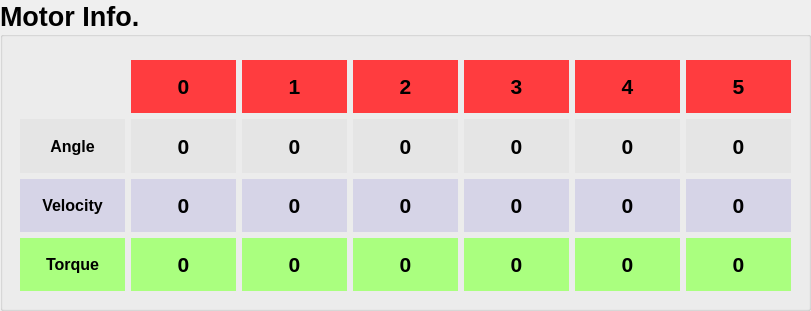
    <widget class="QGroupBox" name="GroupBox_MotorInfo">
     <property name="geometry">
      <rect>
       <x>20</x>
       <y>20</y>
       <width>811</width>
       <height>311</height>
      </rect>
     </property>
     <property name="font">
      <font>
       <pointsize>20</pointsize>
       <weight>75</weight>
       <bold>true</bold>
      </font>
     </property>
     <property name="title">
      <string>Motor Info.</string>
     </property>
     <widget class="QWidget" name="gridLayoutWidget">
      <property name="geometry">
       <rect>
        <x>20</x>
        <y>60</y>
        <width>771</width>
        <height>231</height>
       </rect>
      </property>
      <layout class="QGridLayout" name="gridLayout">
       <item row="3" column="4">
        <widget class="QLabel" name="May_label_torque_3">
         <property name="font">
          <font>
           <pointsize>16</pointsize>
           <weight>75</weight>
           <bold>true</bold>
          </font>
         </property>
         <property name="styleSheet">
          <string notr="true">background-color: rgb(170, 255, 127);</string>
         </property>
         <property name="text">
          <string>0</string>
         </property>
         <property name="alignment">
          <set>Qt::AlignCenter</set>
         </property>
        </widget>
       </item>
       <item row="2" column="4">
        <widget class="QLabel" name="May_label_velocity_3">
         <property name="font">
          <font>
           <pointsize>16</pointsize>
           <weight>75</weight>
           <bold>true</bold>
          </font>
         </property>
         <property name="styleSheet">
          <string notr="true">background-color: rgb(214, 212, 231)</string>
         </property>
         <property name="text">
          <string>0</string>
         </property>
         <property name="alignment">
          <set>Qt::AlignCenter</set>
         </property>
        </widget>
       </item>
       <item row="0" column="4">
        <widget class="QLabel" name="May_label_ID_3">
         <property name="font">
          <font>
           <pointsize>16</pointsize>
           <weight>75</weight>
           <bold>true</bold>
          </font>
         </property>
         <property name="styleSheet">
          <string notr="true">background-color :rgb(255, 60, 63)</string>
         </property>
         <property name="text">
          <string>3</string>
         </property>
         <property name="alignment">
          <set>Qt::AlignCenter</set>
         </property>
        </widget>
       </item>
       <item row="2" column="3">
        <widget class="QLabel" name="May_label_velocity_2">
         <property name="font">
          <font>
           <pointsize>16</pointsize>
           <weight>75</weight>
           <bold>true</bold>
          </font>
         </property>
         <property name="styleSheet">
          <string notr="true">background-color: rgb(214, 212, 231)</string>
         </property>
         <property name="text">
          <string>0</string>
         </property>
         <property name="alignment">
          <set>Qt::AlignCenter</set>
         </property>
        </widget>
       </item>
       <item row="0" column="2">
        <widget class="QLabel" name="May_label_ID_1">
         <property name="font">
          <font>
           <pointsize>16</pointsize>
           <weight>75</weight>
           <bold>true</bold>
          </font>
         </property>
         <property name="styleSheet">
          <string notr="true">background-color :rgb(255, 60, 63)</string>
         </property>
         <property name="text">
          <string>1</string>
         </property>
         <property name="alignment">
          <set>Qt::AlignCenter</set>
         </property>
        </widget>
       </item>
       <item row="0" column="3">
        <widget class="QLabel" name="May_label_ID_2">
         <property name="font">
          <font>
           <pointsize>16</pointsize>
           <weight>75</weight>
           <bold>true</bold>
          </font>
         </property>
         <property name="styleSheet">
          <string notr="true">background-color :rgb(255, 60, 63)</string>
         </property>
         <property name="text">
          <string>2</string>
         </property>
         <property name="alignment">
          <set>Qt::AlignCenter</set>
         </property>
        </widget>
       </item>
       <item row="3" column="3">
        <widget class="QLabel" name="May_label_torque_2">
         <property name="font">
          <font>
           <pointsize>16</pointsize>
           <weight>75</weight>
           <bold>true</bold>
          </font>
         </property>
         <property name="styleSheet">
          <string notr="true">background-color: rgb(170, 255, 127);</string>
         </property>
         <property name="text">
          <string>0</string>
         </property>
         <property name="alignment">
          <set>Qt::AlignCenter</set>
         </property>
        </widget>
       </item>
       <item row="2" column="5">
        <widget class="QLabel" name="May_label_velocity_4">
         <property name="font">
          <font>
           <pointsize>16</pointsize>
           <weight>75</weight>
           <bold>true</bold>
          </font>
         </property>
         <property name="styleSheet">
          <string notr="true">background-color: rgb(214, 212, 231)</string>
         </property>
         <property name="text">
          <string>0</string>
         </property>
         <property name="alignment">
          <set>Qt::AlignCenter</set>
         </property>
        </widget>
       </item>
       <item row="1" column="3">
        <widget class="QLabel" name="May_label_angle_2">
         <property name="font">
          <font>
           <pointsize>16</pointsize>
           <weight>75</weight>
           <bold>true</bold>
          </font>
         </property>
         <property name="styleSheet">
          <string notr="true">background-color: rgb(229, 229, 229)</string>
         </property>
         <property name="text">
          <string>0</string>
         </property>
         <property name="alignment">
          <set>Qt::AlignCenter</set>
         </property>
        </widget>
       </item>
       <item row="3" column="1">
        <widget class="QLabel" name="May_label_torque_0">
         <property name="font">
          <font>
           <pointsize>16</pointsize>
           <weight>75</weight>
           <bold>true</bold>
          </font>
         </property>
         <property name="styleSheet">
          <string notr="true">background-color: rgb(170, 255, 127);</string>
         </property>
         <property name="text">
          <string>0</string>
         </property>
         <property name="alignment">
          <set>Qt::AlignCenter</set>
         </property>
        </widget>
       </item>
       <item row="1" column="1">
        <widget class="QLabel" name="May_label_angle_0">
         <property name="font">
          <font>
           <pointsize>16</pointsize>
           <weight>75</weight>
           <bold>true</bold>
          </font>
         </property>
         <property name="styleSheet">
          <string notr="true">background-color: rgb(229, 229, 229)</string>
         </property>
         <property name="text">
          <string>0</string>
         </property>
         <property name="alignment">
          <set>Qt::AlignCenter</set>
         </property>
        </widget>
       </item>
       <item row="2" column="6">
        <widget class="QLabel" name="May_label_velocity_5">
         <property name="font">
          <font>
           <pointsize>16</pointsize>
           <weight>75</weight>
           <bold>true</bold>
          </font>
         </property>
         <property name="styleSheet">
          <string notr="true">background-color: rgb(214, 212, 231)</string>
         </property>
         <property name="text">
          <string>0</string>
         </property>
         <property name="alignment">
          <set>Qt::AlignCenter</set>
         </property>
        </widget>
       </item>
       <item row="0" column="1">
        <widget class="QLabel" name="May_label_ID_0">
         <property name="font">
          <font>
           <pointsize>16</pointsize>
           <weight>75</weight>
           <bold>true</bold>
          </font>
         </property>
         <property name="styleSheet">
          <string notr="true">background-color :rgb(255, 60, 63)</string>
         </property>
         <property name="text">
          <string>0</string>
         </property>
         <property name="alignment">
          <set>Qt::AlignCenter</set>
         </property>
        </widget>
       </item>
       <item row="1" column="6">
        <widget class="QLabel" name="May_label_angle_5">
         <property name="font">
          <font>
           <pointsize>16</pointsize>
           <weight>75</weight>
           <bold>true</bold>
          </font>
         </property>
         <property name="styleSheet">
          <string notr="true">background-color: rgb(229, 229, 229)</string>
         </property>
         <property name="text">
          <string>0</string>
         </property>
         <property name="alignment">
          <set>Qt::AlignCenter</set>
         </property>
        </widget>
       </item>
       <item row="1" column="0">
        <widget class="QLabel" name="May_label_title_angle">
         <property name="font">
          <font>
           <pointsize>12</pointsize>
           <weight>75</weight>
           <bold>true</bold>
          </font>
         </property>
         <property name="styleSheet">
          <string notr="true">background-color: rgb(229, 229, 229)</string>
         </property>
         <property name="text">
          <string>Angle</string>
         </property>
         <property name="alignment">
          <set>Qt::AlignCenter</set>
         </property>
        </widget>
       </item>
       <item row="0" column="6">
        <widget class="QLabel" name="May_label_ID_5">
         <property name="font">
          <font>
           <pointsize>16</pointsize>
           <weight>75</weight>
           <bold>true</bold>
          </font>
         </property>
         <property name="styleSheet">
          <string notr="true">background-color :rgb(255, 60, 63)</string>
         </property>
         <property name="text">
          <string>5</string>
         </property>
         <property name="alignment">
          <set>Qt::AlignCenter</set>
         </property>
        </widget>
       </item>
       <item row="1" column="4">
        <widget class="QLabel" name="May_label_angle_3">
         <property name="font">
          <font>
           <pointsize>16</pointsize>
           <weight>75</weight>
           <bold>true</bold>
          </font>
         </property>
         <property name="styleSheet">
          <string notr="true">background-color: rgb(229, 229, 229)</string>
         </property>
         <property name="text">
          <string>0</string>
         </property>
         <property name="alignment">
          <set>Qt::AlignCenter</set>
         </property>
        </widget>
       </item>
       <item row="3" column="5">
        <widget class="QLabel" name="May_label_torque_4">
         <property name="font">
          <font>
           <pointsize>16</pointsize>
           <weight>75</weight>
           <bold>true</bold>
          </font>
         </property>
         <property name="styleSheet">
          <string notr="true">background-color: rgb(170, 255, 127);</string>
         </property>
         <property name="text">
          <string>0</string>
         </property>
         <property name="alignment">
          <set>Qt::AlignCenter</set>
         </property>
        </widget>
       </item>
       <item row="1" column="2">
        <widget class="QLabel" name="May_label_angle_1">
         <property name="font">
          <font>
           <pointsize>16</pointsize>
           <weight>75</weight>
           <bold>true</bold>
          </font>
         </property>
         <property name="styleSheet">
          <string notr="true">background-color: rgb(229, 229, 229)</string>
         </property>
         <property name="text">
          <string>0</string>
         </property>
         <property name="alignment">
          <set>Qt::AlignCenter</set>
         </property>
        </widget>
       </item>
       <item row="2" column="1">
        <widget class="QLabel" name="May_label_velocity_0">
         <property name="font">
          <font>
           <pointsize>16</pointsize>
           <weight>75</weight>
           <bold>true</bold>
          </font>
         </property>
         <property name="styleSheet">
          <string notr="true">background-color: rgb(214, 212, 231)</string>
         </property>
         <property name="text">
          <string>0</string>
         </property>
         <property name="alignment">
          <set>Qt::AlignCenter</set>
         </property>
        </widget>
       </item>
       <item row="2" column="2">
        <widget class="QLabel" name="May_label_velocity_1">
         <property name="font">
          <font>
           <pointsize>16</pointsize>
           <weight>75</weight>
           <bold>true</bold>
          </font>
         </property>
         <property name="styleSheet">
          <string notr="true">background-color: rgb(214, 212, 231)</string>
         </property>
         <property name="text">
          <string>0</string>
         </property>
         <property name="alignment">
          <set>Qt::AlignCenter</set>
         </property>
        </widget>
       </item>
       <item row="3" column="2">
        <widget class="QLabel" name="May_label_torque_1">
         <property name="font">
          <font>
           <pointsize>16</pointsize>
           <weight>75</weight>
           <bold>true</bold>
          </font>
         </property>
         <property name="styleSheet">
          <string notr="true">background-color: rgb(170, 255, 127);</string>
         </property>
         <property name="text">
          <string>0</string>
         </property>
         <property name="alignment">
          <set>Qt::AlignCenter</set>
         </property>
        </widget>
       </item>
       <item row="1" column="5">
        <widget class="QLabel" name="May_label_angle_4">
         <property name="font">
          <font>
           <pointsize>16</pointsize>
           <weight>75</weight>
           <bold>true</bold>
          </font>
         </property>
         <property name="styleSheet">
          <string notr="true">background-color: rgb(229, 229, 229)</string>
         </property>
         <property name="text">
          <string>0</string>
         </property>
         <property name="alignment">
          <set>Qt::AlignCenter</set>
         </property>
        </widget>
       </item>
       <item row="3" column="0">
        <widget class="QLabel" name="May_label_title_torque">
         <property name="font">
          <font>
           <pointsize>12</pointsize>
           <weight>75</weight>
           <bold>true</bold>
          </font>
         </property>
         <property name="styleSheet">
          <string notr="true">background-color: rgb(170, 255, 127);</string>
         </property>
         <property name="text">
          <string>Torque</string>
         </property>
         <property name="alignment">
          <set>Qt::AlignCenter</set>
         </property>
        </widget>
       </item>
       <item row="3" column="6">
        <widget class="QLabel" name="May_label_torque_5">
         <property name="font">
          <font>
           <pointsize>16</pointsize>
           <weight>75</weight>
           <bold>true</bold>
          </font>
         </property>
         <property name="styleSheet">
          <string notr="true">background-color: rgb(170, 255, 127);</string>
         </property>
         <property name="text">
          <string>0</string>
         </property>
         <property name="alignment">
          <set>Qt::AlignCenter</set>
         </property>
        </widget>
       </item>
       <item row="2" column="0">
        <widget class="QLabel" name="May_label_title_velocity">
         <property name="font">
          <font>
           <pointsize>12</pointsize>
           <weight>75</weight>
           <bold>true</bold>
          </font>
         </property>
         <property name="styleSheet">
          <string notr="true">background-color: rgb(214, 212, 231)</string>
         </property>
         <property name="text">
          <string>Velocity</string>
         </property>
         <property name="alignment">
          <set>Qt::AlignCenter</set>
         </property>
        </widget>
       </item>
       <item row="0" column="5">
        <widget class="QLabel" name="May_label_ID_4">
         <property name="font">
          <font>
           <pointsize>16</pointsize>
           <weight>75</weight>
           <bold>true</bold>
          </font>
         </property>
         <property name="styleSheet">
          <string notr="true">background-color :rgb(255, 60, 63)</string>
         </property>
         <property name="text">
          <string>4</string>
         </property>
         <property name="alignment">
          <set>Qt::AlignCenter</set>
         </property>
        </widget>
       </item>
      </layout>
     </widget>
    </widget>
